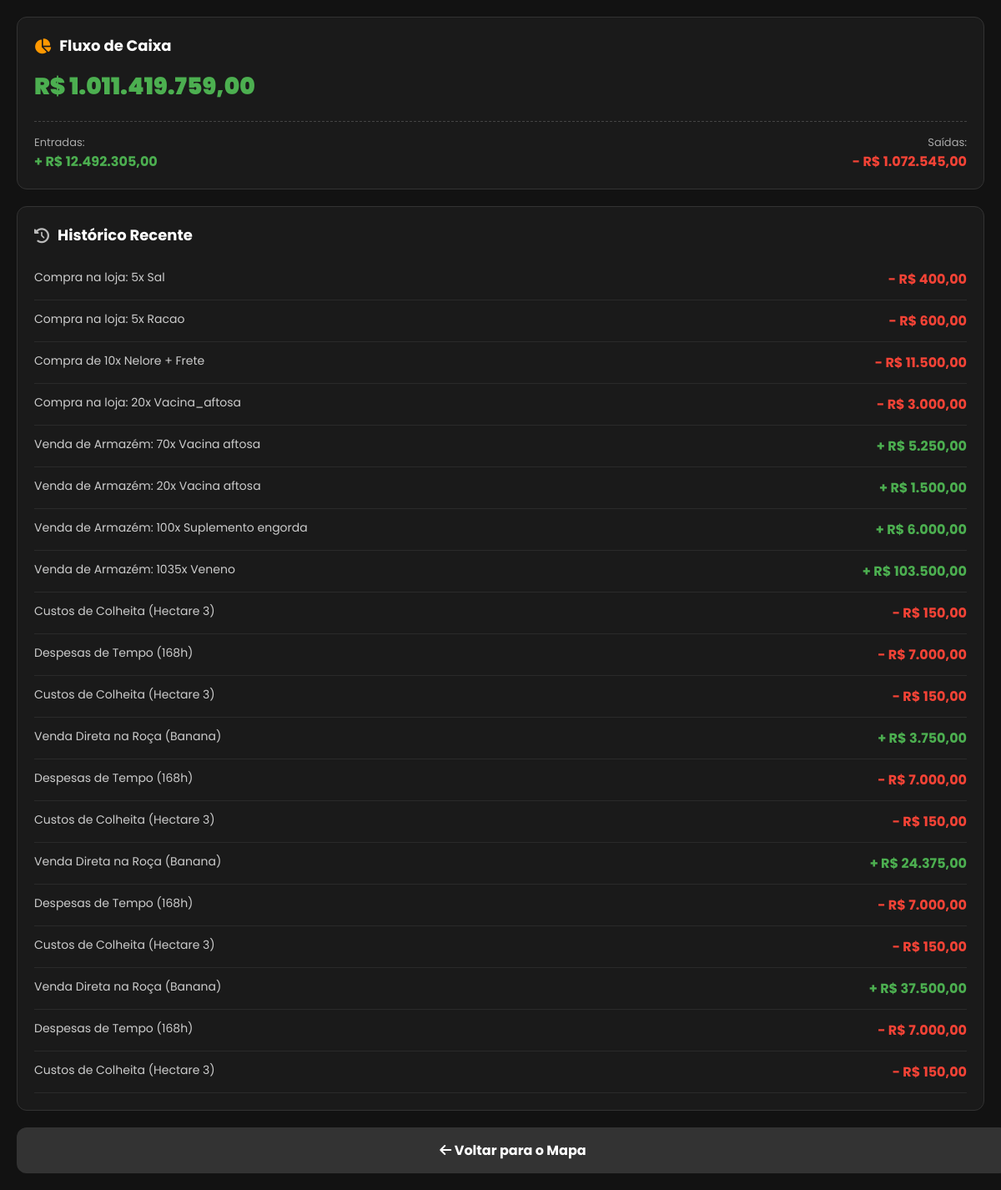
/financeiro (signed in), run on the app's committed database.
### database.py (models this page shows)
class Jogador(db.Model):
    __tablename__ = 'jogadores'
    id = db.Column(db.Integer, primary_key=True)
    username = db.Column(db.String(50), unique=True, nullable=False)
    email = db.Column(db.String(120), nullable=True)
    senha_hash = db.Column(db.String(128), nullable=False)
    saldo = db.Column(db.Float, default=1000.0)
    nivel = db.Column(db.Integer, default=1)
    hora = db.Column(db.Integer, default=6)
    dia = db.Column(db.Integer, default=1)
    mes = db.Column(db.Integer, default=1)
    ano = db.Column(db.Integer, default=2026)
    is_admin = db.Column(db.Boolean, default=False)
    ultima_acao = db.Column(db.DateTime, default=datetime.utcnow)
    propriedades = db.relationship('Propriedade', backref='dono', lazy=True)

class Transacao(db.Model):
    __tablename__ = 'transacoes'
    id = db.Column(db.Integer, primary_key=True)
    jogador_id = db.Column(db.Integer, db.ForeignKey('jogadores.id'), nullable=False)
    tipo = db.Column(db.String(10), nullable=False)
    valor = db.Column(db.Float, nullable=False)
    descricao = db.Column(db.String(255), nullable=False)
    data = db.Column(db.DateTime, default=datetime.utcnow)
    jogador = db.relationship('Jogador', backref=db.backref('transacoes', lazy=True))

### logica/economia.py (the view)
@economia_bp.route('/financeiro')
def financeiro():
    if 'usuario' not in session:
        return redirect(url_for('login'))
    usuario = Jogador.query.filter_by(username=session['usuario']).first()
    if not usuario:
        return redirect(url_for('login'))
    historico = Transacao.query.filter_by(jogador_id=usuario.id).order_by(Transacao.data.desc()).limit(20).all()
    todas_transacoes = Transacao.query.filter_by(jogador_id=usuario.id).all()
    entradas = sum(t.valor for t in todas_transacoes if t.tipo == 'entrada')
    saidas = sum(t.valor for t in todas_transacoes if t.tipo == 'saida')
    return render_template(
        'financeiro.html',
        user=usuario,
        entradas=entradas,
        saidas=saidas,
        saldo=usuario.saldo,
        historico=historico
    )

### templates/financeiro.html (shortened to what this page needs)
<!DOCTYPE html>
<html lang="pt-BR">
<head>
    <link rel="stylesheet" href="https://cdnjs.cloudflare.com/ajax/libs/font-awesome/6.4.0/css/all.min.css">
</head>
<body>
    <div class="card">
        <div class="card-header"><i class="fas fa-chart-pie" style="color: #ff9800;"></i> Fluxo de Caixa</div>
        <div class="saldo-total">R$ {{ "{:,.2f}".format(saldo).replace(',','v').replace('.',',').replace('v','.') }}</div>
        <div class="fluxo-container">
            <div>
                <div style="color: #aaa; font-size: 13px;">Entradas:</div>
                <div class="entrada-texto">+ R$ {{ "{:,.2f}".format(entradas).replace(',','v').replace('.',',').replace('v','.') }}</div>
            </div>
            <div style="text-align: right;">
                <div style="color: #aaa; font-size: 13px;">Saídas:</div>
                <div class="saida-texto">- R$ {{ "{:,.2f}".format(saidas).replace(',','v').replace('.',',').replace('v','.') }}</div>
            </div>
        </div>
    </div>
    <div class="card">
        <div class="card-header"><i class="fas fa-history" style="color: #bbb;"></i> Histórico Recente</div>
        {% if not historico %}
            <p style="color: #777; font-style: italic; text-align: center; margin: 20px 0;">Nenhuma transação registrada ainda.</p>
        {% else %}
            {% for t in historico %}
                <div class="transacao-item">
                    <span style="color: #ccc;">{{ t.descricao }}</span>
                    {% if t.tipo == 'entrada' %}
                        <b class="entrada-texto">+ R$ {{ "{:,.2f}".format(t.valor).replace(',','v').replace('.',',').replace('v','.') }}</b>
                    {% else %}
                        <b class="saida-texto">- R$ {{ "{:,.2f}".format(t.valor).replace(',','v').replace('.',',').replace('v','.') }}</b>
                    {% endif %}
                </div>
            {% endfor %}
        {% endif %}
    </div>
    <a href="/mapa" class="btn-voltar"><i class="fas fa-arrow-left"></i> Voltar para o Mapa</a>
</body>
</html>

### templates/financeiro.html (style rules this page uses)
body { font-family: 'Poppins', sans-serif; background-color: #121212; color: #fff; margin: 0; padding: 20px; }
.card { background: #1a1a1a; border-radius: 12px; padding: 20px; border: 1px solid #333; margin-bottom: 20px; }
.card-header { font-size: 18px; font-weight: bold; margin-bottom: 15px; display: flex; align-items: center; gap: 10px; }
.saldo-total { font-size: 28px; font-weight: 900; color: #4caf50; margin-bottom: 20px; }
.fluxo-container { display: flex; justify-content: space-between; border-top: 1px dashed #444; padding-top: 15px; }
.entrada-texto { color: #4caf50; font-weight: bold; font-size: 16px; }
.saida-texto { color: #f44336; font-weight: bold; font-size: 16px; }
.transacao-item { display: flex; justify-content: space-between; padding: 12px 0; border-bottom: 1px solid #2a2a2a; font-size: 14px; }
.btn-voltar { display: block; width: 100%; padding: 15px; background: #333; color: #fff; text-align: center; text-decoration: none; border-radius: 12px; font-weight: bold; margin-top: 10px; }

### data on the page
Jogador: saldo "1.011.419.759,00"
Transacao: descricao "Compra na loja: 5x Sal", valor "400,00"
Transacao: descricao "Compra na loja: 5x Racao", valor "600,00"
Transacao: descricao "Compra de 10x Nelore + Frete", valor "11.500,00"
Transacao: descricao "Compra na loja: 20x Vacina_aftosa", valor "3.000,00"
Transacao: descricao "Venda de Armazém: 70x Vacina aftosa", valor "5.250,00"
Transacao: descricao "Venda de Armazém: 20x Vacina aftosa", valor "1.500,00"
Transacao: descricao "Venda de Armazém: 100x Suplemento engorda", valor "6.000,00"
Transacao: descricao "Venda de Armazém: 1035x Veneno", valor "103.500,00"
Transacao: descricao "Custos de Colheita (Hectare 3)", valor "150,00"
Transacao: descricao "Despesas de Tempo (168h)", valor "7.000,00"
Transacao: descricao "Custos de Colheita (Hectare 3)", valor "150,00"
Transacao: descricao "Venda Direta na Roça (Banana)", valor "3.750,00"
Transacao: descricao "Despesas de Tempo (168h)", valor "7.000,00"
Transacao: descricao "Custos de Colheita (Hectare 3)", valor "150,00"
Transacao: descricao "Venda Direta na Roça (Banana)", valor "24.375,00"
Transacao: descricao "Despesas de Tempo (168h)", valor "7.000,00"
Transacao: descricao "Custos de Colheita (Hectare 3)", valor "150,00"
Transacao: descricao "Venda Direta na Roça (Banana)", valor "37.500,00"
Transacao: descricao "Despesas de Tempo (168h)", valor "7.000,00"
Transacao: descricao "Custos de Colheita (Hectare 3)", valor "150,00"
